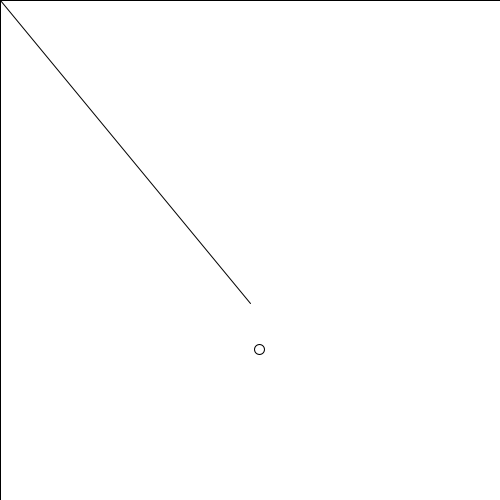
Frame 1 (no input)
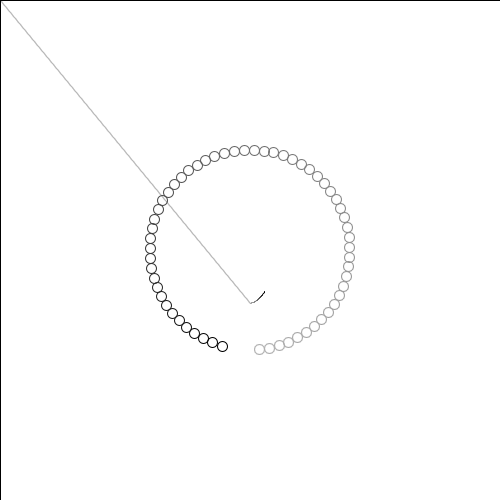
Frame 60 (the mouse pressed at the canvas centre just before this capture)
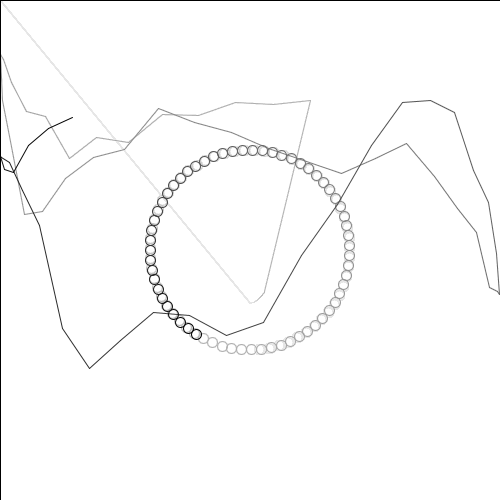
Frame 120 (the mouse held since frame 60 and released just before this capture)

The Processing sketch that drew these frames (run headless with seeded random() and noise(); from frame 60 on, the mouse is pressed at the canvas centre):

// Processing sketch: build
// ── build.pde
// Build 06 - Animation

float x;
float y;

float prevx;
float prevy;
float linex;
float liney;

void setup(){
  // I run once
  println("Run once");
  
  size(500, 500);
  background(255);

  x=width/2;
  y=height/2;

  prevx = x;
  prevy = y;
}

void draw(){

  prevx = linex;
  prevy = liney;

  //background(255);

  fill(255, 5);
  rect(0, 0, width, height);

  float offsetx = sin(frameCount * 0.1) * 100;
  float offsety = cos(frameCount * 0.1) * 100;
  //println(offsetx);

  // Circle Equation
  // x = sin(theta) * diameter;
  // y = cos(theta) * diameter;

  // Connected lines
  pushMatrix();
  translate(x + offsetx, y+offsety);
  ellipse(0, 0, 10, 10);
  popMatrix();

  float tx = map(mouseX, 0, width, 0.001, 0.3);
  float ty = map(mouseY, 0, width, 0.001, 0.3);

  //linex = map(sin(frameCount * tx), -1, 1, 0, width);

  // noise(x, y, z)
  // Returns the Perlin noise value at specified coordinates. Perlin noise is a random sequence generator producing a more natural, harmonic succession of numbers than that of the standard random() function. It was developed by Ken Perlin in the 1980s and has been used in graphical applications to generate procedural textures, shapes, terrains, and other seemingly organic forms.
  
  linex = map(sin(frameCount * tx), -1, 1, 0, height);
  liney = map(noise(frameCount * ty), 0, 1, 0, width);

  // No translation
  pushMatrix();
  line(prevx, prevy, linex, liney);
  popMatrix();

  //x= mouseX;
  //y = mouseY;
}


void rectRotBrush(){

  pushMatrix();
  rectMode(CENTER);
  strokeWeight(random(1, 2));
  translate(x, y);
  rotate(random(TWO_PI));
  rect(0, 0, random(1, 15), random(1, 200));
  popMatrix();
  // I run continuously
  println("Run again and again");
  x+=15;
  y+=12;

  if(x > width+50){
    x = 0;
  }

  if(y > width+50){
    y = 0;
  }
}
